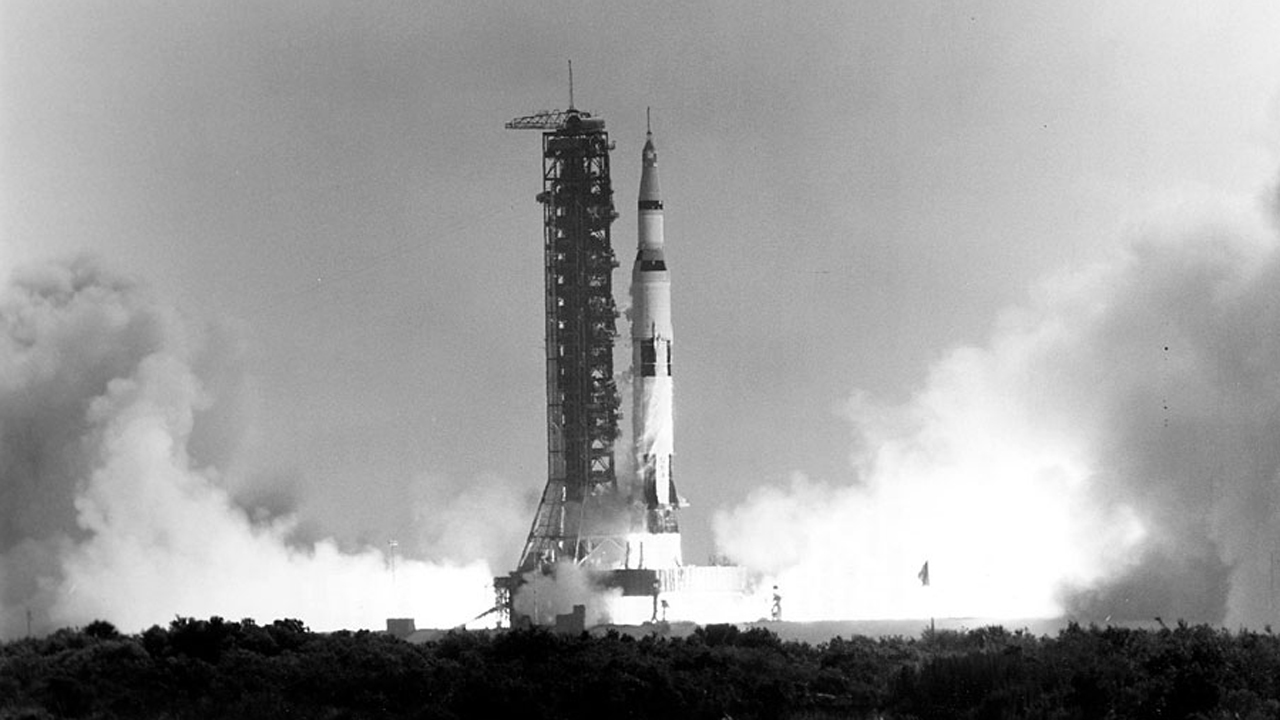
#> input picture opencv/img_annotation/Apollo_11_Launch.jpg, 1280 x 720 px, given in place of checkerboard_18x18.png, which was not available
$ python img_manipulation.py
#> lines starting #> are read from the running program, lines starting #| are printed output that depends on the picture; after the words box and inside, x2 and y2 are one past the last pixel; in counts of white or black regions, pixels touching at a corner belong together; pictures that were not available may be replaced by others from this repository, and a replacement may not be noted
import cv2
import matplotlib.pyplot as plt

# ORIGINAL CHECKERBOARD IMAGE
cb_img = cv2.imread("checkerboard_18x18.png", 0)
#> cb_img is the input picture: shape (720, 1280); min 0, max 255, mean 156.2

plt.imshow(cb_img, cmap="gray")
print(cb_img)
#> (printed output is left out)

# ACCESSING INDIVIDUAL PIXELS
print(cb_img, [0, 0])
#> (printed output is left out)
print(cb_img,[0, 6])
#> (printed output is left out)

# MODIFYING IMAGE PIXELS
cb_img_copy = cb_img.copy()
cb_img_copy[2, 2] = 200
#> cb_img_copy: shape (720, 1280); under 0.01% of pixels changed, all inside (x1, y1, x2, y2) = (2, 2, 3, 3)
cb_img_copy[2, 3] = 200
#> cb_img_copy: shape (720, 1280); min 0, max 255, mean 156.2
cb_img_copy[3, 2] = 200
#> cb_img_copy: shape (720, 1280); min 0, max 255, mean 156.2
cb_img_copy[3, 3] = 200
#> cb_img_copy: shape (720, 1280); min 0, max 255, mean 156.2

plt.imshow(cb_img_copy, cmap='gray')
print(cb_img_copy)
#> (printed output is left out)
plt.show()
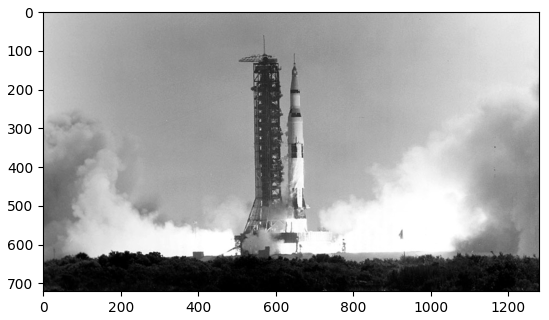
#> figure drawn by matplotlib, 1 panel

# CROPPING IMAGES
img_bgr = cv2.imread("New_Zealand_Boat.jpg", cv2.IMREAD_COLOR)
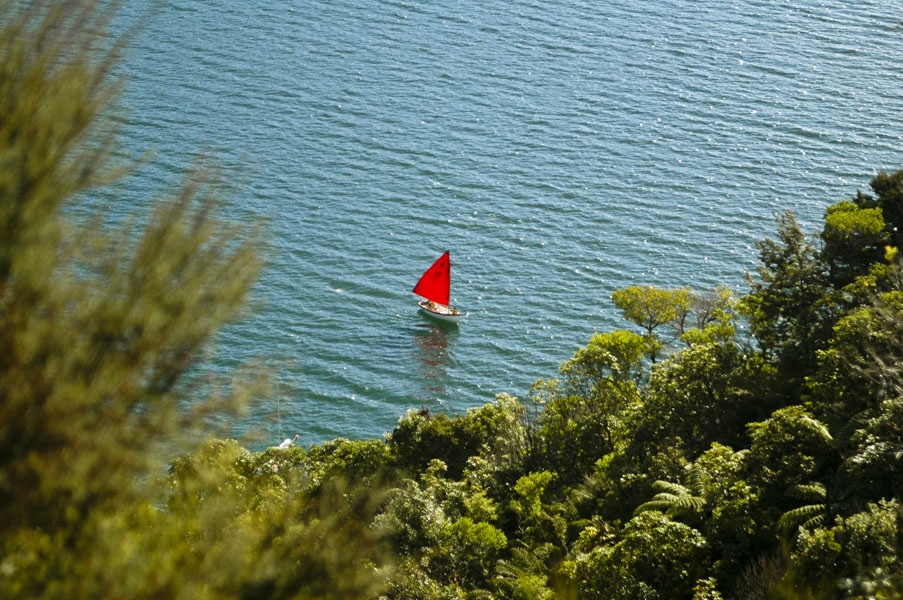
#> input picture opencv/img_manipulation/New_Zealand_Boat.jpg, 903 x 600 px
#> img_bgr is the input picture: shape (600, 903, 3); mean B, G, R 96.6, 115, 98
img_rgb = img_bgr[:, :, ::-1]

cropped_region = img_rgb[200:400, 300:600]
plt.imshow(cropped_region)
plt.show()

# RESIZING IMAGES
resized_cropped_region_2x = cv2.resize(cropped_region, None, fx=2, fy=2)
plt.imshow(resized_cropped_region_2x)
plt.show()

width = 100
height = 200
dim = (width, height)

resized_cropped_region = cv2.resize(cropped_region, dsize=dim, interpolation=cv2.INTER_AREA)
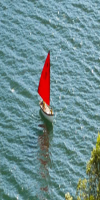
#> resized_cropped_region: shape (200, 100, 3); mean R, G, B 111.8, 143.5, 147.6
plt.imshow(resized_cropped_region)
plt.show()

width = 100
aspect_ratio = width/cropped_region.shape[1]
#> aspect_ratio = 0.333

height = int(cropped_region.shape[0] * aspect_ratio)
#> height = 66
dim = (width, height)
#> dim = (100, 66)

resized_cropped_region = cv2.resize(cropped_region, dsize=dim, interpolation=cv2.INTER_AREA)
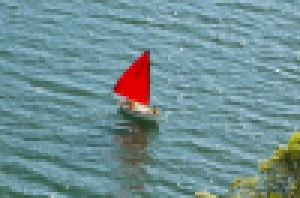
#> resized_cropped_region: shape (66, 100, 3) (shown 3 times larger); mean R, G, B 111.8, 143.5, 147.6
plt.imshow(resized_cropped_region)
plt.show()

resized_cropped_region_2x = resized_cropped_region_2x[:, :, ::-1]

cv2.imwrite("resized_cropped_region_2x.png", resized_cropped_region_2x)

plt.imshow(resized_cropped_region_2x)
plt.show()

# FLIPPING IMAGES

img_rgb_flipped_horizontally = cv2.flip(img_rgb, 1)
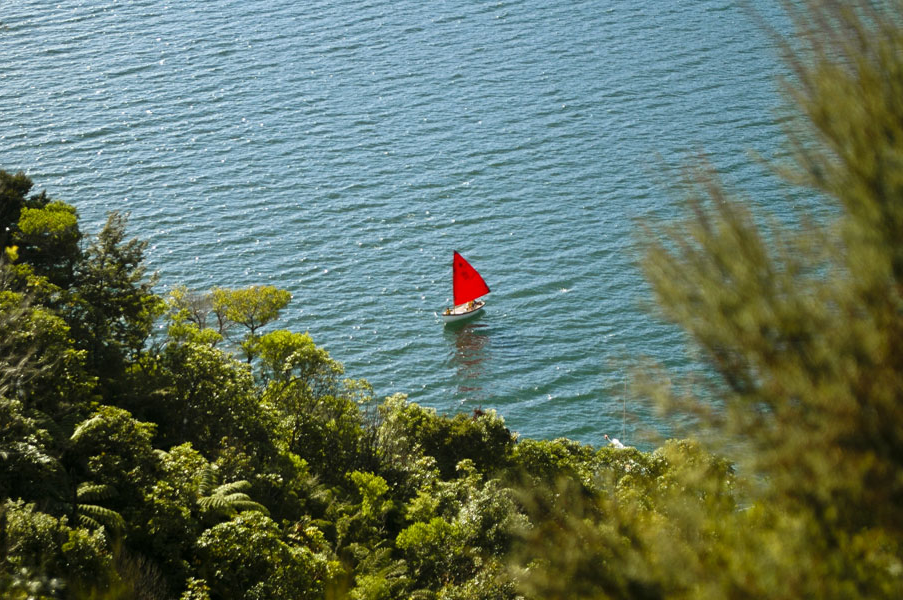
#> img_rgb_flipped_horizontally: shape (600, 903, 3); mean R, G, B 98, 115, 96.6
img_rgb_flipped_vertically = cv2.flip(img_rgb, 0)
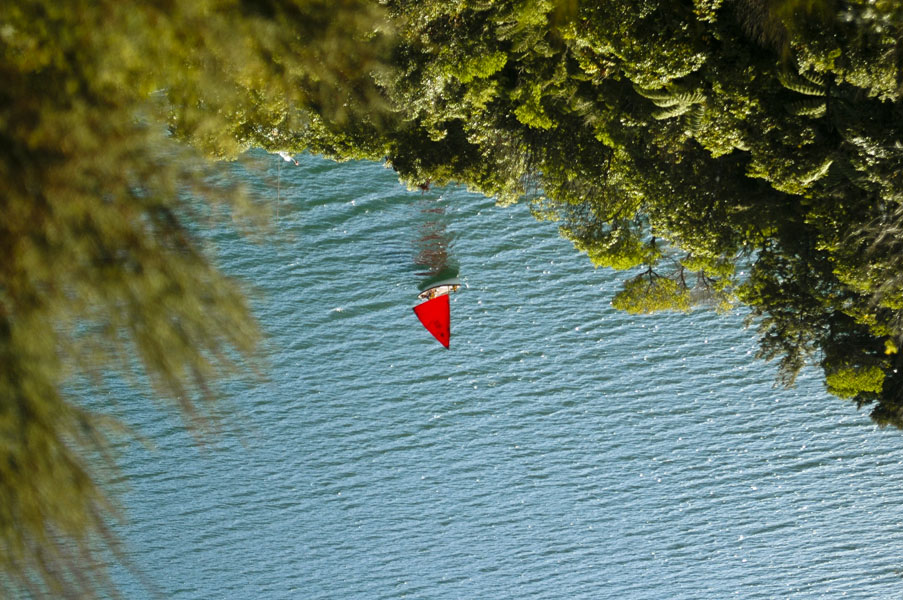
#> img_rgb_flipped_vertically: shape (600, 903, 3); mean R, G, B 98, 115, 96.6
img_rgb_flipped_both = cv2.flip(img_rgb, -1)
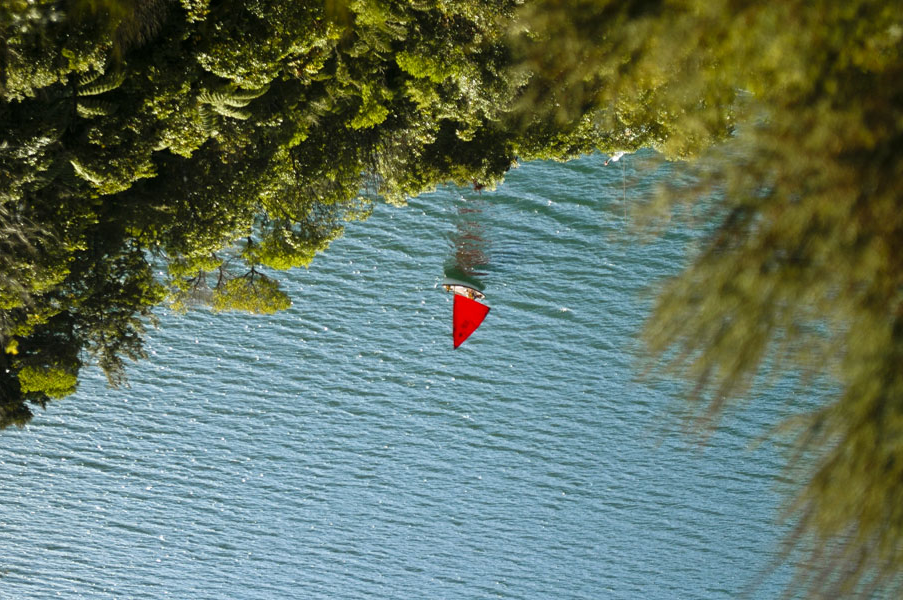
#> img_rgb_flipped_both: shape (600, 903, 3); mean R, G, B 98, 115, 96.6

plt.figure(figsize=(18, 5))

plt.subplot(141)
plt.imshow(img_rgb_flipped_horizontally)
plt.title("Horizontal Flip")
plt.show()

plt.subplot(142)
plt.imshow(img_rgb_flipped_vertically)
plt.title("Vertical Flip")
plt.show()

plt.subplot(143)
plt.imshow(img_rgb_flipped_both)
plt.title("Both Flipped")
plt.show()

plt.subplot(144)
plt.imshow(img_rgb)
plt.title("Original")
plt.show()
